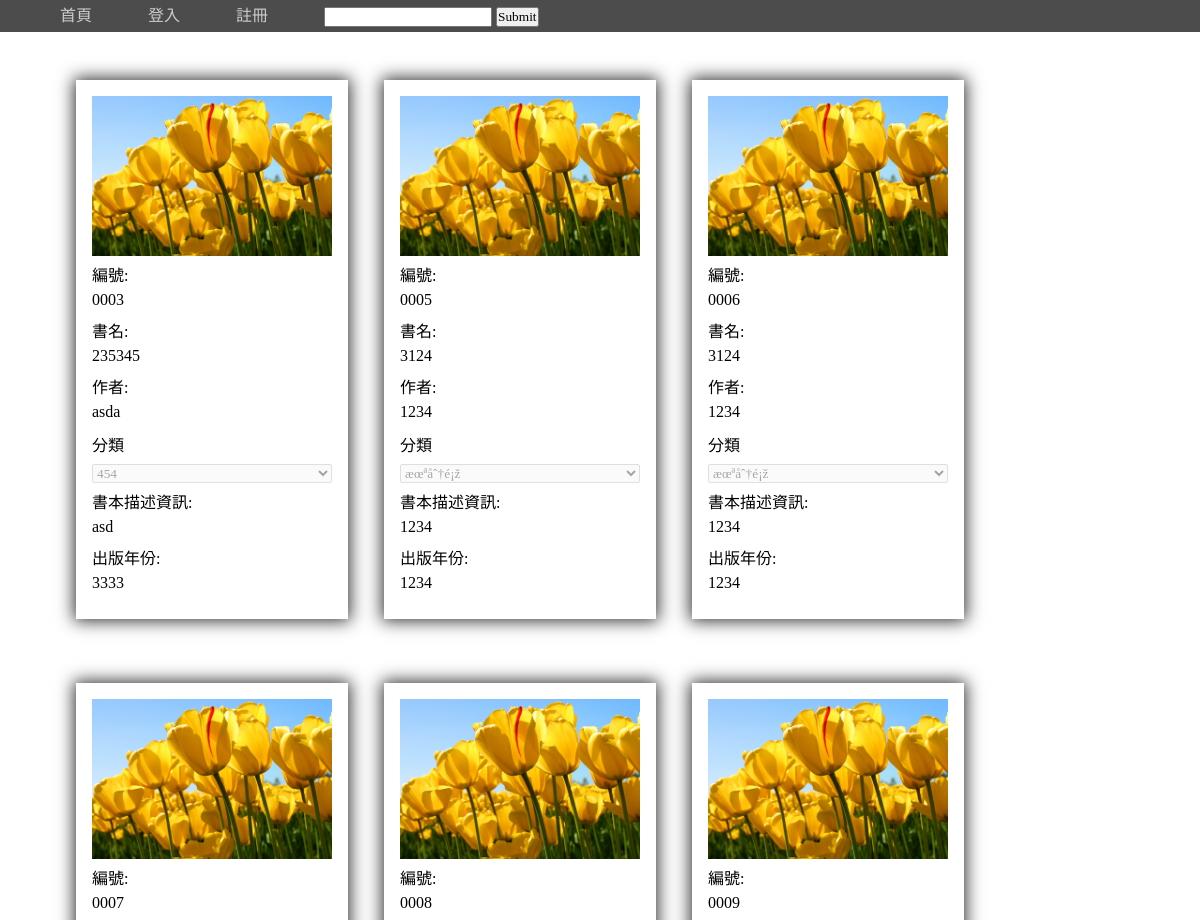
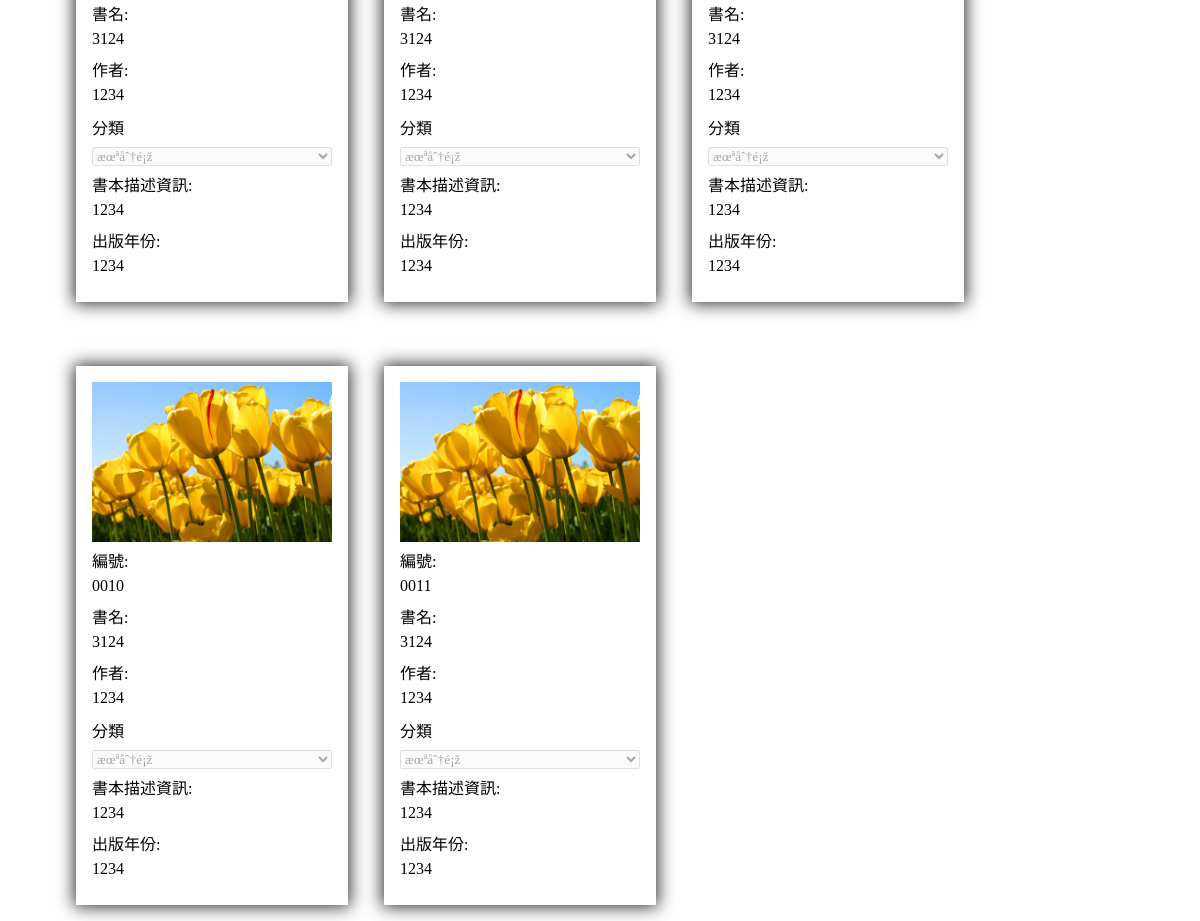
Screenshot of /web05_D/index.php with the database file from the repository (2 pictures, top to bottom).
### tables this page shows
CREATE TABLE IF NOT EXISTS `book` (
  `id` int(4) unsigned zerofill NOT NULL,
  `name` text NOT NULL,
  `file` text NOT NULL,
  `work` text NOT NULL,
  `sort` text NOT NULL,
  `text` text NOT NULL,
  `year` text NOT NULL
);

CREATE TABLE IF NOT EXISTS `sort` (
  `id` int(11) NOT NULL,
  `name` text NOT NULL
);

### web05_D/sql.php (called while the page is built, shortened)
<?
	if($_SESSION['pe']=='true'){
		$a_1=array('首頁','分類','上傳','借閱清單','登出');
		$a_2=array('index.php','?classd','?book','?me','?logout');
	}
	else if($_SESSION['id']){
		$a_1=array('首頁','借閱清單','登出');
		$a_2=array('index.php','?me','?logout');
	}
	else{
		$a_1=array('首頁','登入','註冊');
		$a_2=array('index.php','?login','?new');
	}
?>

### web05_D/box.php (the view, shortened to what this page needs)
<link href="css.css" rel="stylesheet" type="text/css">
<div class="login" style="display:inline-block">
	<div style="background:url(<?=$echo['file']?>) no-repeat center/cover"  class="img">
    </div>
    <Div>
    	<div class="text">
        	編號:<br>
			<?=(isset($_GET['search']))?(str_replace($_GET['search'],'<em>'.$_GET['search'].'</em>',$echo['id'])):$echo['id']?>
        </div>
    	<div class="text">
        	書名:<br>
			<?=(isset($_GET['search']))?(str_replace($_GET['search'],'<em>'.$_GET['search'].'</em>',$echo['name'])):$echo['name']?>
        </div>
        <div class="text">
        	作者:<br>
			<?=$echo['work']?>
        </div>
        <div>
        	分類<br>
            <select name="sort" class="text"  disabled>
			  <?
              $my=$mq("SELECT * FROM `sort`");
              while($print=$mfa($my)){
                  ?>
                  <option value="<?=$print['id']?>" <?=$echo['sort']==$print['id']?'selected="selected"':''?> >
                      <?=$print['name']?>
                  </option>
                  <?
              }
                  ?>
          </select>
        </div>
        <div class="text">
        	書本描述資訊:<br>
			<?=$echo['text']?>
        </div>
        <div  class="text">
        	出版年份:<br>
			<?=$echo['year']?>
        </div>
    </Div>
</div>

### web05_D/index.php (shortened to what this page needs)
<!DOCTYPE html PUBLIC "-//W3C//DTD XHTML 1.0 Transitional//EN" "http://www.w3.org/TR/xhtml1/DTD/xhtml1-transitional.dtd">
<html xmlns="http://www.w3.org/1999/xhtml">
<head>
<link href="css.css" rel="stylesheet" type="text/css" />
</head>
<?
	include_once('sql.php');
?>
<body>
    <div class="top">
            <ul>
                <?
                    for($i=0;$i<count($a_1);$i++){
                        ?>
                            <li>
                                <a href="<?=$a_2[$i]?>"><?=$a_1[$i]?></a>
                            </li>
                        <?
                    }
                ?>
                <li>
                	<form action="" method="get">
                    	<input type="search" name="search" value="<?=$_GET[search]?>" />
                        <input type="submit" />
                    </form>
                </li>
            </ul>
        </div>
    <Div class="mid">
                    <?
			if(!$_GET){
				$sql=$mq("SELECT * FROM `book`");
				while($echo=$mfa($sql)){
					include('box.php');
				}
			}
					?>
    </Div>
</body>
</html>

### web05_D/css.css (style rules this page uses)
* { margin:0; padding:0; font-family:"微軟正黑體"; }
a { color:#CCC; text-decoration:none; }
.top { padding:0 5vw; }
.top a { padding-right:calc( 1rem + 3vw); }
ul li { display:inline-block; }
.login { margin-top:3rem !important; background:rgba(255,255,255,1); width:15rem; min-height:20rem; box-shadow:#333 0rem 0rem 1rem 0.1rem; padding:1rem; margin:1rem; }
.top { line-height:2rem; background:rgba(0,0,0,0.7); }
.mid { padding:0 5vw; }
.text { line-height:1.5rem; display:block; width:100%; margin-top:0.5rem; margin-bottom:0.5rem; }
.img { width:15rem; height:10rem; }

### rows the page displays
book: file (picture), id "0003", name "235345", work "asda", sort "454", text "asd", year "3333"
book: file (picture), id "0005", name "3124", work "1234", sort "æœªåˆ†é¡ž", text "1234", year "1234"
book: file (picture), id "0006", name "3124", work "1234", sort "æœªåˆ†é¡ž", text "1234", year "1234"
book: file (picture), id "0007", name "3124", work "1234", sort "æœªåˆ†é¡ž", text "1234", year "1234"
book: file (picture), id "0008", name "3124", work "1234", sort "æœªåˆ†é¡ž", text "1234", year "1234"
book: file (picture), id "0009", name "3124", work "1234", sort "æœªåˆ†é¡ž", text "1234", year "1234"
book: file (picture), id "0010", name "3124", work "1234", sort "æœªåˆ†é¡ž", text "1234", year "1234"
book: file (picture), id "0011", name "3124", work "1234", sort "æœªåˆ†é¡ž", text "1234", year "1234"

### other values shown
$a_1[$i] "首頁"
$a_1[$i] "登入"
$a_1[$i] "註冊"
